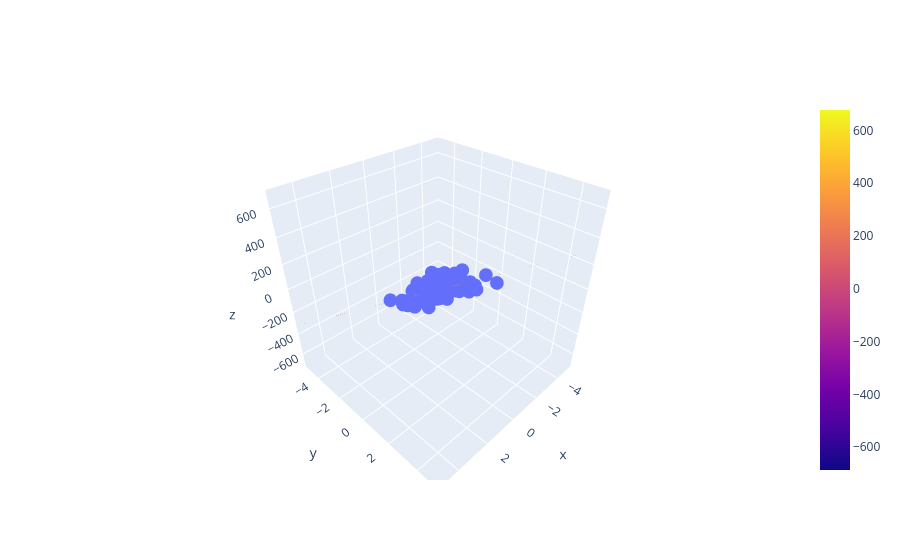

Notebook code for this chart:
### Code cell
fig = go.Figure()

fig.add_trace(go.Scatter3d(
    x=df['feature1'], y=df['feature2'], z=df['target'],
    mode='markers'
))

fig.add_trace(go.Surface(
    x=xGrid, y=yGrid, z=z_final, opacity=0.6
))

fig.show()
